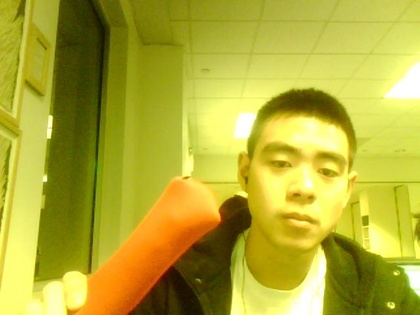
%> input picture MATLAB Image Test Results/vid_frame.jpg, 420 x 315 px, shrunk from 640 x 480 before the run
$ octave TESTYUVdisplayImages.m   (GNU Octave 9; MATLAB toolbox functions it lacks are replaced by stand-ins)
%> lines starting %> are read from the running program, lines starting %| are printed output that depends on the picture; in (x1, y1, x2, y2) boxes, pixels count from 0 and x2, y2 are one past the last pixel; in counts of white or black regions, pixels touching at a corner belong together; the program's own positions count from 1
%% TEST SCRIPT
%  Provides data to compare with 2D method

vid_original = imread('vid_frame.jpg');
%> vid_original is the input picture: size 315x420x3 uint8; mean R, G, B 179.4, 172.2, 53.1
size_img = size(vid_original);
%> size_img = [315 420 3]
r = 1; g = 2; b = 3;
y = 1; u = 2; v = 3;
vid_yuv = vid_original;
for i = 1:size_img(1)
    for j = 1:size_img(2)
        vid_yuv(i, j, y) = (vid_original(i, j, r) + 2*vid_original(i, j, g) + vid_original(i, j, b)) / 4;
        vid_yuv(i, j, u) = vid_original(i, j, r) - vid_original(i, j, g);
        vid_yuv(i, j, v) = vid_original(i, j, b) - vid_original(i, j, g);
    end
end
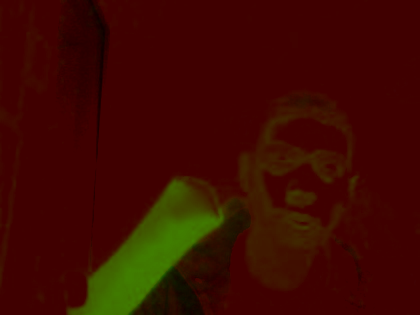
%> vid_yuv: size 315x420x3 uint8; mean R, G, B 62, 10.2, 0
vid_detected = vid_original;
for i = 1:size_img(1)
    for j = 1:size_img(2)
        if vid_yuv(i, j, u) > 85 && vid_yuv(i, j, u) < 140
            vid_detected(i, j, r) = 255;
            vid_detected(i, j, g) = 255;
            vid_detected(i, j, b) = 255;
        else
            vid_detected(i, j, r) = 0;
            vid_detected(i, j, g) = 0;
            vid_detected(i, j, b) = 0;
        end
    end
end
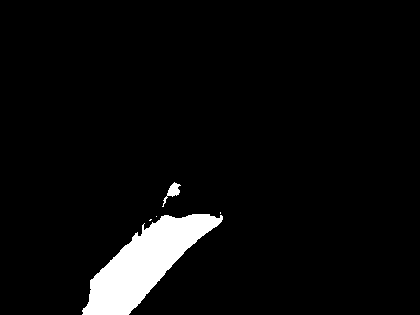
%> vid_detected: size 315x420x3 uint8; 4.9% white; 5 white regions (3 under 20 px), largest, box (x1, y1, x2, y2) and area: (82, 214, 223, 315) 6269, (162, 182, 181, 207) 151
vid_detected = im2bw(vid_detected);
vid_imerode = imerode(vid_detected, strel('square', 3));
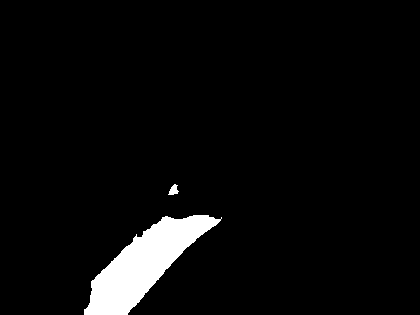
%> vid_imerode: size 315x420 logical; 4.4% white; 2 white regions
vid_imfill = imfill(vid_imerode, 'holes');
[L, n] = bwlabel(vid_imfill);
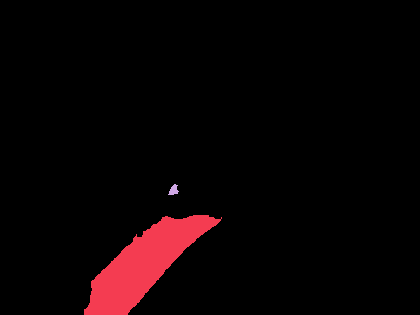
%> L: size 315x420 double; 3 distinct labels, from 0 to 2; one colour per label, 0 black
%> n = 2
vid_region = regionprops(L, 'Area', 'BoundingBox');
%> vid_region = 2 regions; box (x1, y1, x2, y2) and Area: (84, 215, 222, 315) 5798, (168, 184, 179, 195) 73
vid_area = [vid_region.Area];
%> vid_area = [5798 73]
vid_idx = find(vid_area > (.45)*max(vid_area));
%> vid_idx = 1
vid_idx
%> vid_idx = 1
vid_shown = ismember(L, vid_idx);
%> vid_shown: size 315x420 logical; 4.4% white; 1 white region
vid_shownrp = regionprops(vid_shown, 'Area', 'BoundingBox', 'Centroid');
%> vid_shownrp = 1 region; box (x1, y1, x2, y2), Area and Centroid: (84, 215, 222, 315) 5798 [144.6 264.5]
vid_shownrp

%% Show and export image after each processing step
imshow(vid_yuv), title('YUV Conversion')
figure, imshow(vid_yuv(:,:,1)), title('Y Component')
%> after `imshow(vid_yuv(:,:,1))`:
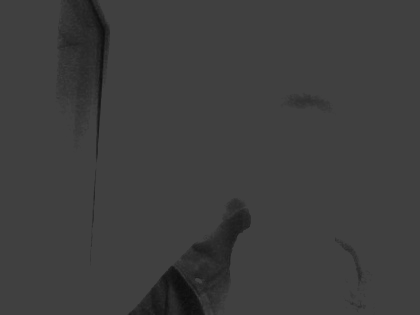
%> displayed picture: size 315x420, on the screen's scale of 0 to 255; min 12, max 64, mean 62
figure, imshow(vid_yuv(:,:,2)), title('U Component')
%> after `imshow(vid_yuv(:,:,2))`:
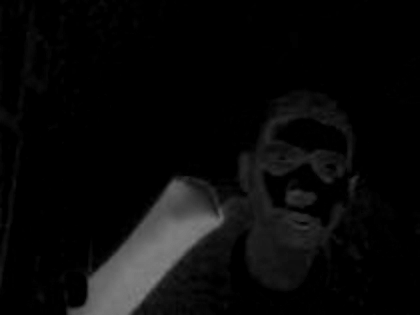
%> displayed picture: size 315x420, on the screen's scale of 0 to 255; min 0, max 131, mean 10.2
figure, imshow(vid_yuv(:,:,3)), title('V Component')
%> after `imshow(vid_yuv(:,:,3))`:
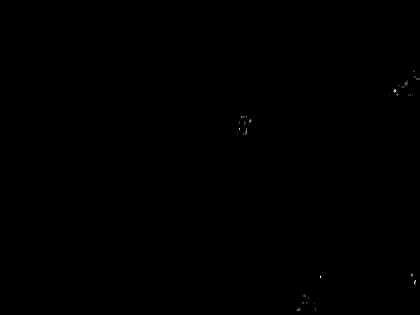
%> displayed picture: size 315x420, on the screen's scale of 0 to 255; min 0, max 4, mean 0.00158; drawn with min black and max white
figure, imshow(vid_detected), title ('Raw Segmentation Result')
figure, imshow(vid_imerode), title ('Eroded Result')
figure, imshow(vid_imfill), title ('Filled Regions')
figure, imshow(vid_shown), title ('Final Result')

imwrite(vid_yuv, 'YUVyuv.jpg');
imwrite(vid_yuv(:,:,1), 'YUVycomp.jpg');
imwrite(vid_yuv(:,:,2), 'YUVucomp.jpg');
imwrite(vid_yuv(:,:,3), 'YUVvcomp.jpg');
imwrite(vid_detected, 'YUVdetected.jpg');
imwrite(vid_imerode, 'YUVeroded.jpg');
imwrite(vid_imfill, 'YUVfilled.jpg');
imwrite(vid_shown, 'YUVfinal.jpg');
